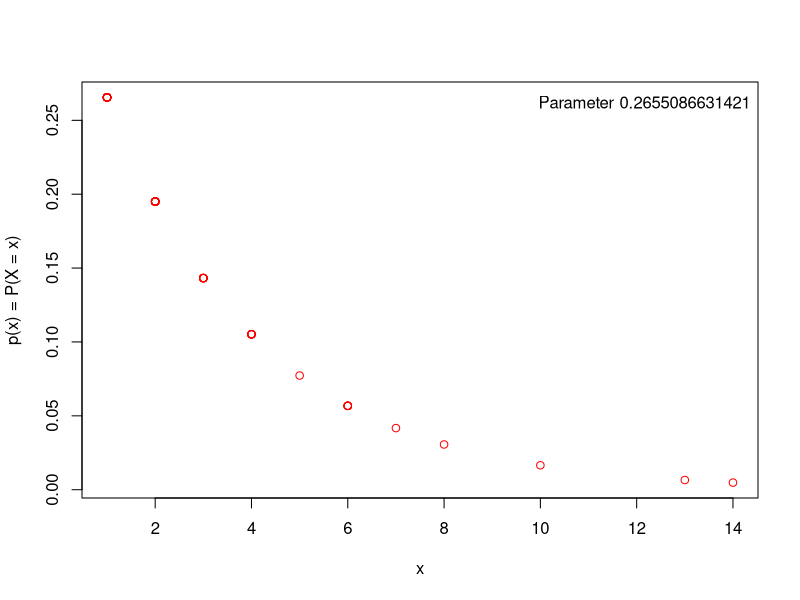

Here is the R script that generated this plot:
genGeometric <- function(sample, p) {
	u <- runif(sample,0,1);
	G <- ceiling(log(u)/log(1-p));
	return (G);
}

set.seed(1);
p = runif(1,0,1);	#Taking value of 'p', i.e. probability for success in a trial .

sample = 50;

G <- genGeometric(sample, p);	#Generating Geometric Random Numbers.
Density <- p * ((1 - p)^(G - 1));

cat("The value of p taken is",p,".\n");
cat("The sample mean and variance, for the", sample, "random numbers generated from Geometric distribution, with parameter p =", p, ", are calculated to be", mean(G),",and",var(G),"respectively.\n");

pdf("1.pdf");
#plot(G, Density, xlab = "x", ylab = "p(x)", main = paste("Probability mass function\nGeometric distribution, n =", sample), col = "red");
plot(G, Density, xlab = "x", ylab = "p(x) = P(X = x)", main = "", col = "red");
legend("topright", legend = paste("Parameter", p), lty = 0, col = "red", bty = 'n');